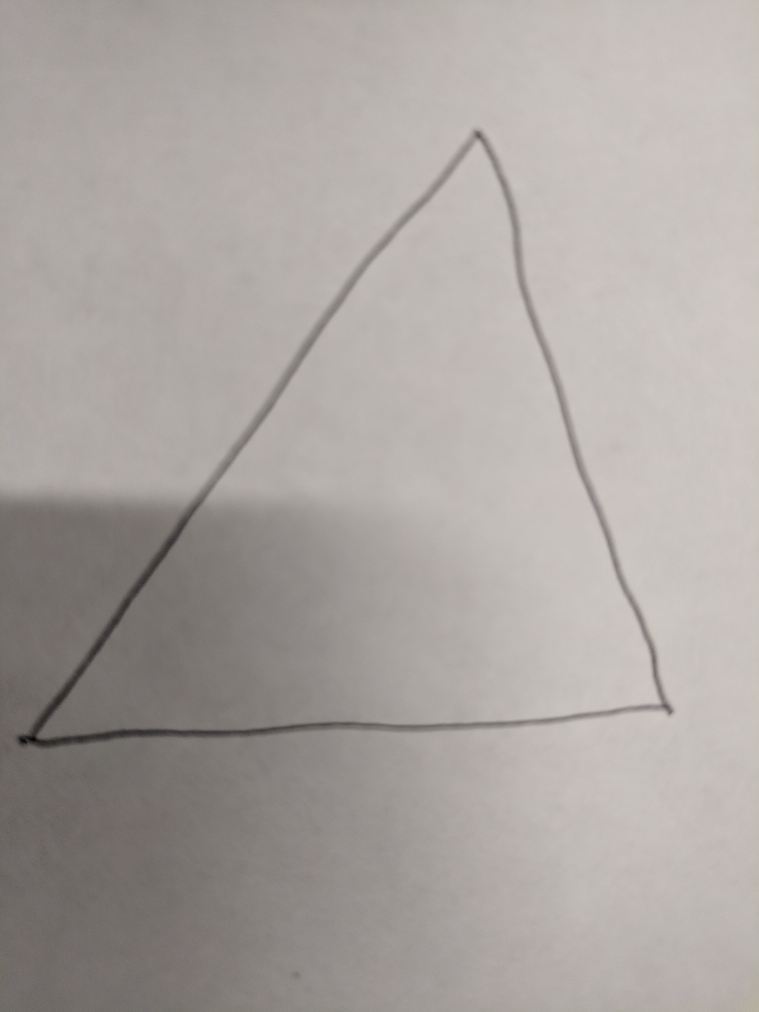
#> input picture triangle.jpg, 3036 x 4048 px, given in place of the camera (shown at 1/4 size)
$ python cvexample.py   (older library calls are emulated)
#> lines starting #> are read from the running program, lines starting #| are printed output that depends on the picture; after the words box and inside, x2 and y2 are one past the last pixel; in counts of white or black regions, pixels touching at a corner belong together
import cv2
import numpy as np
import matplotlib as plt

# img = cv2.imread('triangle.jpg', cv2.IMREAD_GRAYSCALE)
# cv2.imshow('image',img)
# cv2.waitKey(0)

cam = cv2.VideoCapture(0)

gameStarted = False
while True:
	ret,QueryImgBGR = cam.read()
#> QueryImgBGR is the input picture: shape (4048, 3036, 3); mean B, G, R 161, 164.9, 170.2
	QueryImg= cv2.cvtColor(QueryImgBGR, cv2.COLOR_BGR2HSV)
#> QueryImg: shape (4048, 3036, 3); mean H, S, V 12.6, 14.1, 170.2
	Gray= cv2.cvtColor(QueryImgBGR, cv2.COLOR_BGR2GRAY)
	Gray= cv2.bilateralFilter(Gray, 11, 17, 17)
	edged = cv2.Canny(Gray, 30, 200)
#> edged: shape (4048, 3036); every value is 0

	cv2.imshow('edged', edged)

	(_, cnts, _) = cv2.findContours(edged.copy(), cv2.RETR_TREE, cv2.CHAIN_APPROX_SIMPLE)
#> cnts = []
	cnts = sorted(cnts, key = cv2.contourArea)[:10]
	screenCnt = None
	flag = False
	for c in cnts:
		peri = cv2.arcLength(c, True)
		approx = cv2.approxPolyDP(c, 0.02 * peri, True)
		if (len(approx) == 4):
			flag = True
			screenCnt = approx
			break
#> this loop made 0 passes
	if (flag):
		if(~gameStarted):
			newy = screenCnt[0][0][1]
			gameStarted = True
		else:
			if(abs(screenCnt[0][0][1] - newy) < 50):
				newy = screenCnt[0][0][1]
		scaledY = int(newy / 480 * 600)
		print(scaledY)


	#print(QueryImgBGR.shape[0], QueryImgBGR.shape[1])


	lower = np.array([150,150,150])
	upper = np.array([255,255,255])

	mask = cv2.inRange(QueryImgBGR, lower, upper)
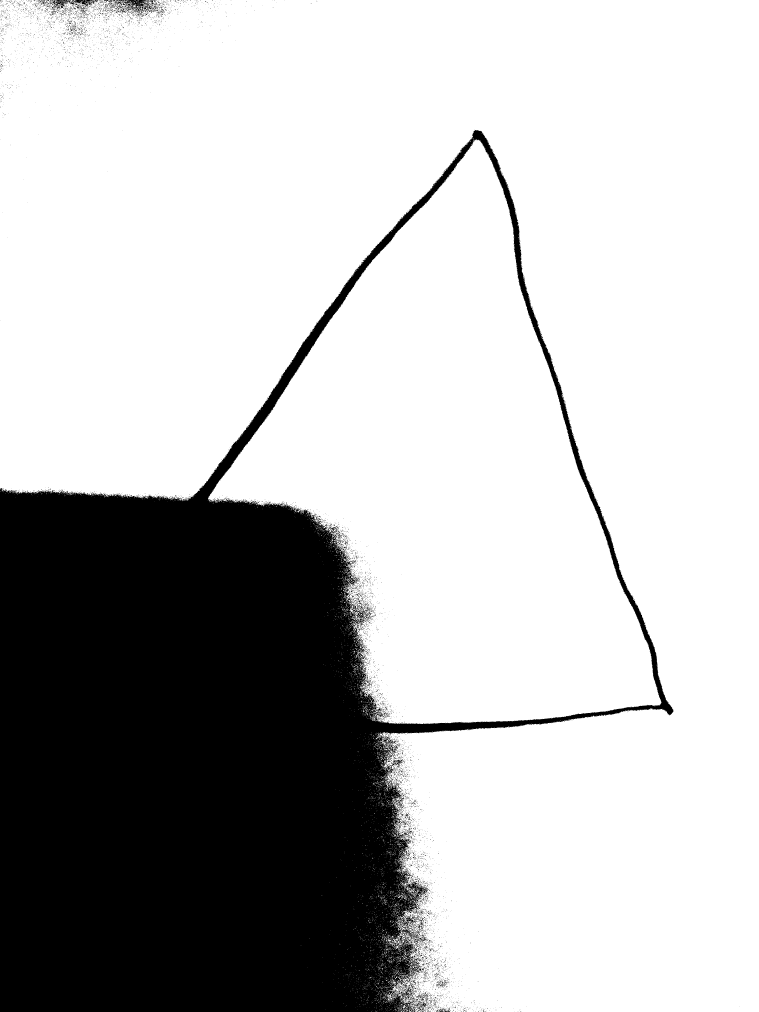
#> mask: shape (4048, 3036) (shown at 1/4 size); 73.3% white; 7218 black regions (6989 under 20 px), largest, box (x1, y1, x2, y2) and area: (0, 520, 2694, 4048) 3241948, (471, 0, 628, 57) 3100, (211, 0, 378, 32) 2117

	#cv2.imshow('image', QueryImgBGR)
	result = cv2.bitwise_and(QueryImgBGR, QueryImgBGR, mask=mask)
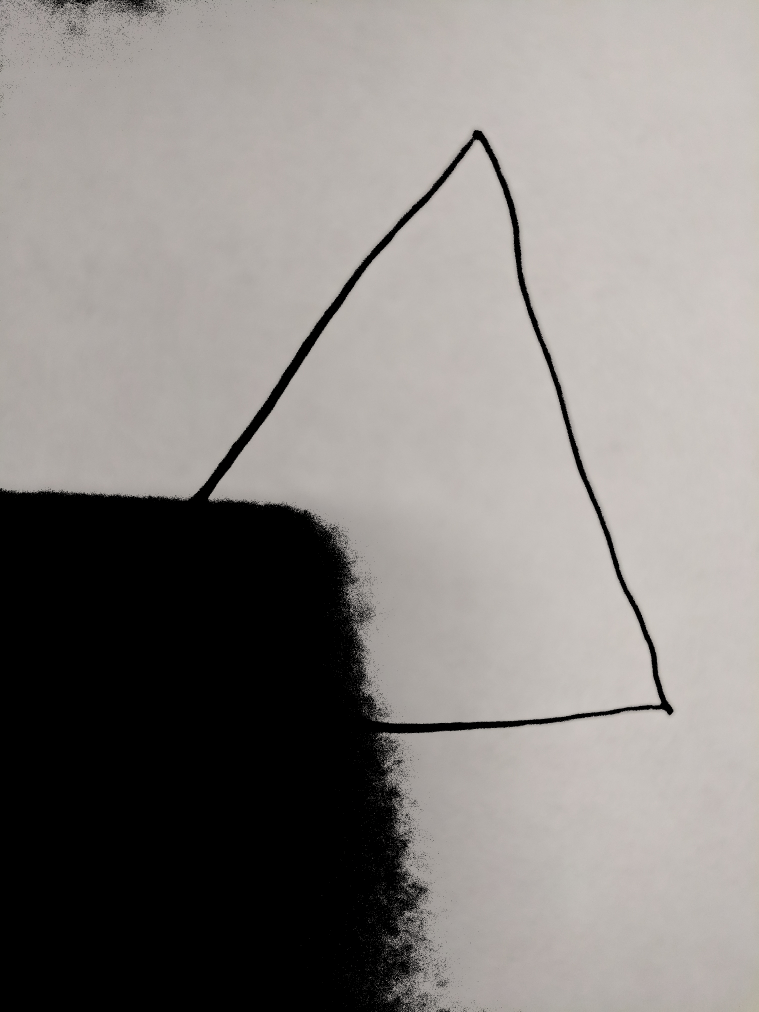
#> result: shape (4048, 3036, 3) (shown at 1/4 size); mean B, G, R 129.4, 132.3, 136.3

	#cv2.imshow('Result', result)

	k = cv2.waitKey(20) & 0xFF
#> (key q is pressed here)
	if (k == ord('q')):
		cam.release()
		cv2.destroyAllWindows()
		break
